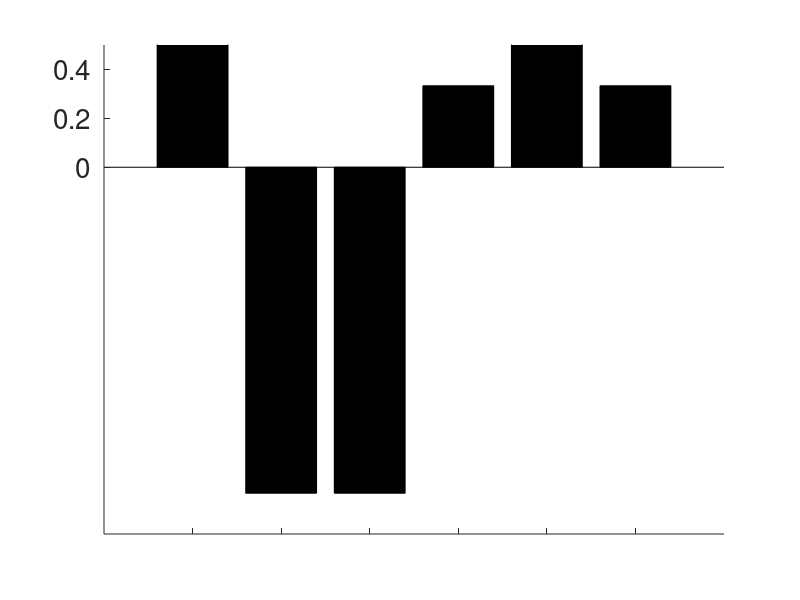
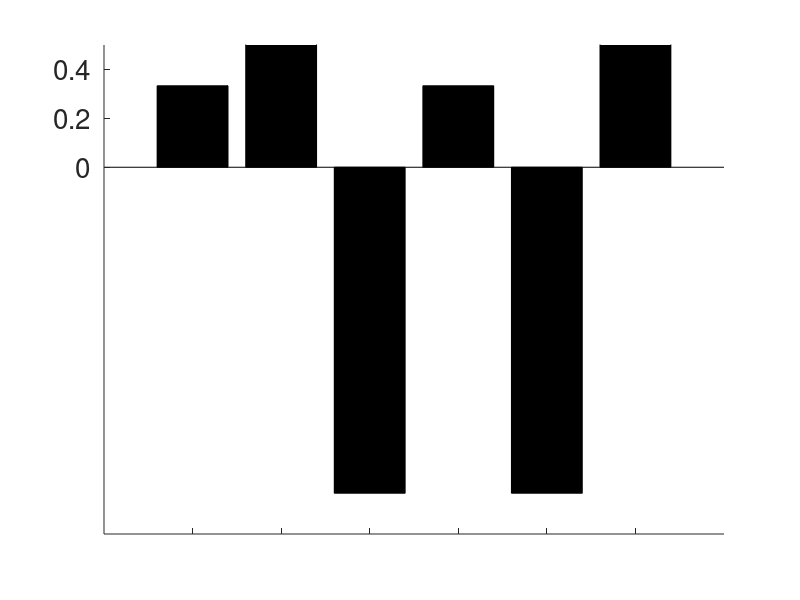
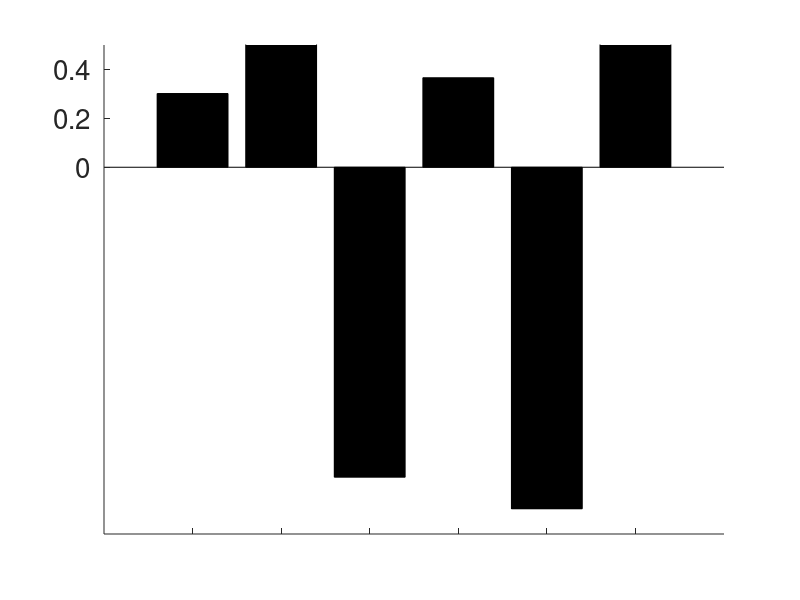

MATLAB code for these plots, in order:
function makePlots()

load causalPreds2

% make teaching plots
% compute probabilities for each pair of choices

exnum = [1 5 7];
these{1} = 1:4; these{2} = [5,6,9,10]; these{3} = [7 8 11 12];
causenum = [1 4 7];
pairs = [1 1; 1 2; 1 3; 2 2; 2 3; 3 3];
times = [1 2 2 1 2 1];

for i = 1 : length(causenum)
    tmp(i,:) = sum(likelihoods{1}(these{i}, :));
end
tmp = normalize(tmp,1);

for h = 1 : length(causenum)
    teach{h} = zeros(3);
    
    for i = 1 : length(exnum)

        for j = 1 : length(exnum)
            teach{h}(i,j) = tmp(i, causenum(h)) .* tmp(j,causenum(h));
        end

    end
    
    for i = 1 : size(pairs,1)
        props(i) = teach{h}(pairs(i,1), pairs(i,2)) .* times(i);
    end
    
    disp(props);
    bar(props, 'k');
    set(gca, 'xticklabel', {});
    q = axis; q(4) = .5; q(1:2) = [0 7];
    axis(q); box off;
    set(gca, 'ytick', 0:.2:.5,'fontsize', 20);
    print('-depsc', ['figure_teaching',num2str(h)]);
end